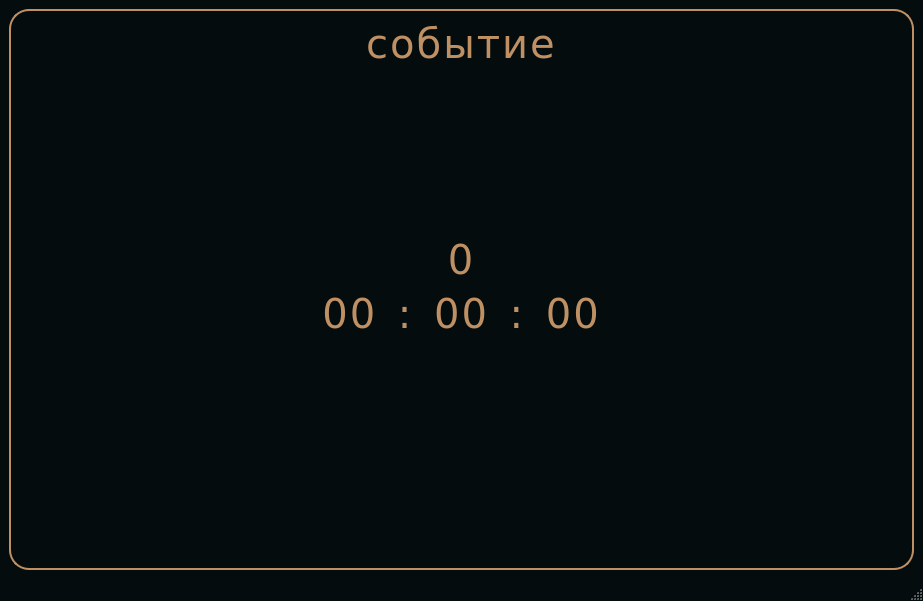
<?xml version="1.0" encoding="UTF-8"?>
<ui version="4.0">
 <class>MainWindow</class>
 <widget class="QMainWindow" name="MainWindow">
  <property name="geometry">
   <rect>
    <x>0</x>
    <y>0</y>
    <width>923</width>
    <height>601</height>
   </rect>
  </property>
  <property name="windowTitle">
   <string>Большой таймер</string>
  </property>
  <property name="styleSheet">
   <string notr="true">QMainWindow {
    background-color: #040c0e;
}

QLabel {
    font-family: Verdana, Geneva, sans-serif;
    font-size: 40px;
    letter-spacing: 2px;
    word-spacing: 6px;
    color: #be9063;
}
QLabel:hover {
    font-size: 40px;
    letter-spacing: 2px;
    word-spacing: 6px;
    color: #F3E0D2;
}
QFrame#frame_2 {
    background-color: #040c0e;
    border: 2px solid #be9063;
    border-radius: 20px;
}</string>
  </property>
  <widget class="QWidget" name="centralwidget">
   <layout class="QHBoxLayout" name="horizontalLayout">
    <item>
     <widget class="QFrame" name="frame_2">
      <property name="frameShape">
       <enum>QFrame::StyledPanel</enum>
      </property>
      <property name="frameShadow">
       <enum>QFrame::Raised</enum>
      </property>
      <layout class="QGridLayout" name="gridLayout">
       <item row="4" column="2" colspan="2">
        <widget class="QLabel" name="hms_lbl">
         <property name="toolTip">
          <string>&lt;html&gt;&lt;head/&gt;&lt;body&gt;&lt;p&gt;&lt;span style=&quot; font-size:8pt;&quot;&gt;[часов] : [минут] : [секунд]&lt;/span&gt;&lt;/p&gt;&lt;/body&gt;&lt;/html&gt;</string>
         </property>
         <property name="text">
          <string>00 : 00 : 00</string>
         </property>
         <property name="alignment">
          <set>Qt::AlignCenter</set>
         </property>
        </widget>
       </item>
       <item row="2" column="1" colspan="4">
        <spacer name="verticalSpacer">
         <property name="orientation">
          <enum>Qt::Vertical</enum>
         </property>
         <property name="sizeHint" stdset="0">
          <size>
           <width>20</width>
           <height>40</height>
          </size>
         </property>
        </spacer>
       </item>
       <item row="5" column="1" colspan="4">
        <spacer name="verticalSpacer_2">
         <property name="orientation">
          <enum>Qt::Vertical</enum>
         </property>
         <property name="sizeHint" stdset="0">
          <size>
           <width>20</width>
           <height>221</height>
          </size>
         </property>
        </spacer>
       </item>
       <item row="1" column="1" colspan="4">
        <widget class="QLabel" name="event_name_lbl">
         <property name="sizePolicy">
          <sizepolicy hsizetype="Preferred" vsizetype="Maximum">
           <horstretch>0</horstretch>
           <verstretch>0</verstretch>
          </sizepolicy>
         </property>
         <property name="text">
          <string>событие</string>
         </property>
         <property name="alignment">
          <set>Qt::AlignCenter</set>
         </property>
        </widget>
       </item>
       <item row="3" column="4" rowspan="2">
        <spacer name="horizontalSpacer_2">
         <property name="orientation">
          <enum>Qt::Horizontal</enum>
         </property>
         <property name="sizeHint" stdset="0">
          <size>
           <width>241</width>
           <height>20</height>
          </size>
         </property>
        </spacer>
       </item>
       <item row="3" column="1" rowspan="2">
        <spacer name="horizontalSpacer">
         <property name="orientation">
          <enum>Qt::Horizontal</enum>
         </property>
         <property name="sizeHint" stdset="0">
          <size>
           <width>241</width>
           <height>20</height>
          </size>
         </property>
        </spacer>
       </item>
       <item row="3" column="2" colspan="2">
        <widget class="QLabel" name="days_lbl">
         <property name="toolTip">
          <string>&lt;!DOCTYPE HTML PUBLIC &quot;-//W3C//DTD HTML 4.0//EN&quot; &quot;http://www.w3.org/TR/REC-html40/strict.dtd&quot;&gt;
&lt;html&gt;&lt;head&gt;&lt;meta name=&quot;qrichtext&quot; content=&quot;1&quot; /&gt;&lt;style type=&quot;text/css&quot;&gt;
p, li { white-space: pre-wrap; }
&lt;/style&gt;&lt;/head&gt;&lt;body style=&quot; font-family:'Verdana,Geneva,sans-serif'; font-size:40px; font-weight:400; font-style:normal;&quot;&gt;
&lt;p style=&quot; margin-top:12px; margin-bottom:12px; margin-left:0px; margin-right:0px; -qt-block-indent:0; text-indent:0px;&quot;&gt;&lt;span style=&quot; font-size:8pt;&quot;&gt;[дней] / [месяцев] / [лет]&lt;/span&gt;&lt;/p&gt;&lt;/body&gt;&lt;/html&gt;</string>
         </property>
         <property name="text">
          <string>0</string>
         </property>
         <property name="alignment">
          <set>Qt::AlignCenter</set>
         </property>
        </widget>
       </item>
      </layout>
     </widget>
    </item>
   </layout>
  </widget>
  <widget class="QStatusBar" name="statusbar"/>
 </widget>
 <resources/>
 <connections/>
</ui>
